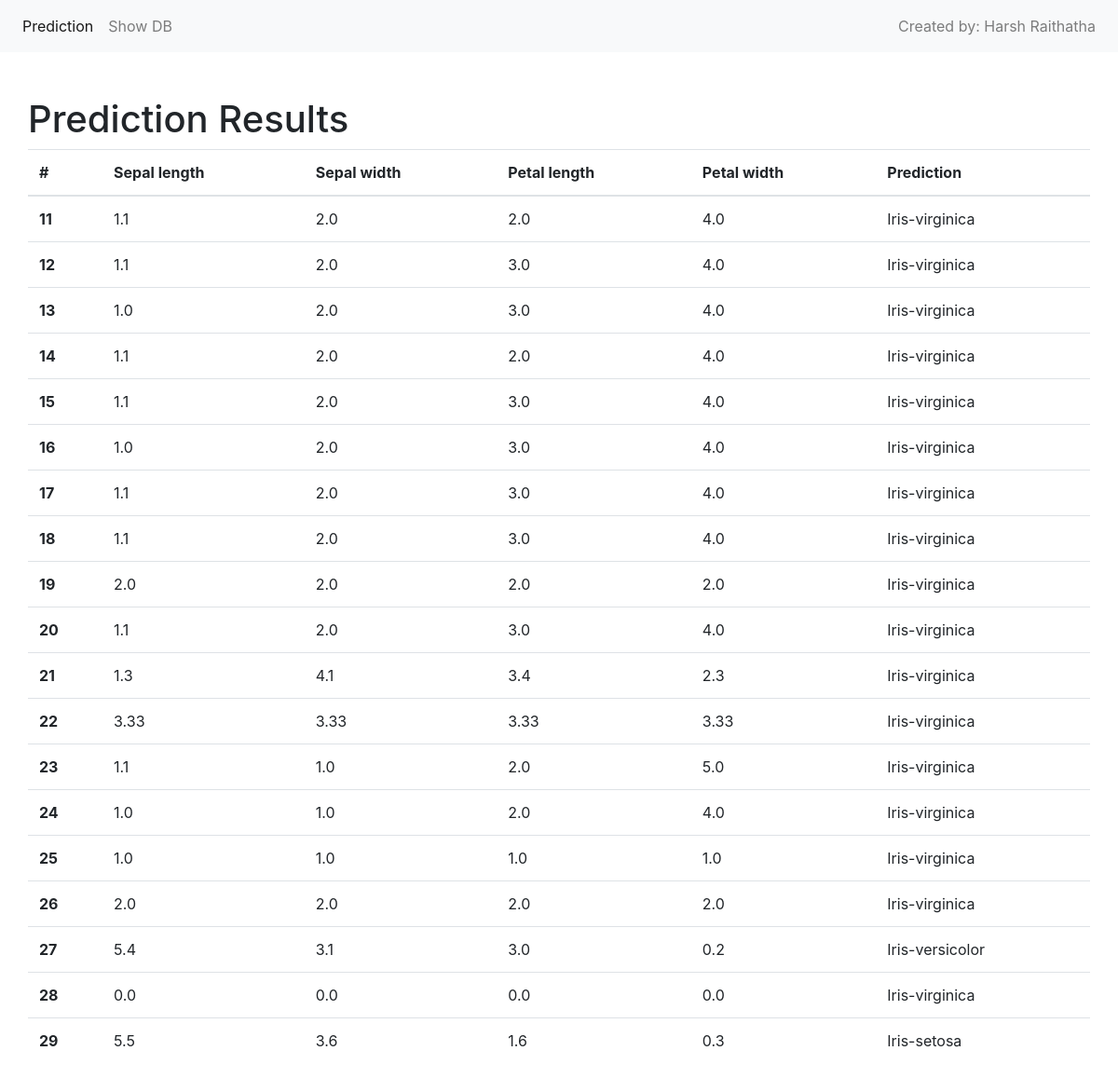
The app's page /results/ with its own data.
### predict/models.py (models this page shows, shortened)
class PredResults(models.Model):
    sepal_length = models.FloatField()
    sepal_width = models.FloatField()
    petal_length = models.FloatField()
    petal_width = models.FloatField()
    classification = models.CharField(max_length=30)

### predict/views.py (the view)
# urls.py: path('results/', views.view_results, name='results'),
def view_results(request):
    data = {"dataset": PredResults.objects.all()}
    return render(request, "results.html", data)

### templates/results.html
{% extends "base.html" %}
{% block main %}
    <div class="container pt-5">
        <div class="row">
        <h1>Prediction Results</h1>
            <table class="table">
                <thead>
                <tr>
                <th scope="col">#</th>
                <th scope="col">Sepal length</th>
                <th scope="col">Sepal width</th>
                <th scope="col">Petal length</th>
                <th scope="col">Petal width</th>
                <th scope="col">Prediction</th>
                </tr>
                </thead>
                <tbody>
                {% for data in dataset %}
                    <tr>
                    <th scope="row">{{ data.id }}</th>
                    <td>{{ data.sepal_length }}</td>
                    <td>{{ data.sepal_width }}</td>
                    <td>{{ data.petal_length }}</td>
                    <td>{{ data.petal_width }}</td>
                    <td>{{ data.classification }}</td>
                    </tr>
                {% endfor %}
                </tbody>
            </table>
        </div>
    </div>
{% endblock %}

### templates/base.html (shortened to what this page needs)
<!doctype html>
<html lang="en">
    <head>
    <link rel="stylesheet" href="https://stackpath.bootstrapcdn.com/bootstrap/4.4.1/css/bootstrap.min.css">
    </head>
    <body>
    <nav class="navbar navbar-expand-lg navbar-light bg-light">
        <div class="collapse navbar-collapse" id="navbarSupportedContent">
            <ul class="navbar-nav mr-auto">
                <li class="nav-item active">
                    <a class="nav-link" href="/">Prediction<span class="sr-only">(current)</span></a>
                </li>
                <li class="nav-item">
                    <a class="nav-link" href="/results">Show DB</a>
                </li>
            </ul>
        </div>
        <div class="topnav-right">
            <ul class="navbar-nav mr-auto">
                <li class="nav-item">
                    <a class="nav-link" href="https://www.linkedin.com/in/harsh-raithatha-2962472a/" target="_blank" rel="noopener noreferrer">Created by: Harsh Raithatha<span class="sr-only">(current)</span></a>
                </li>
            </ul>
        </div>
    </nav>
    {% block main %}
    {% endblock %}
    </body>
</html>

### records on screen
PredResults: id "11", sepal_length "1.1", sepal_width "2.0", petal_length "2.0", petal_width "4.0", classification "Iris-virginica"
PredResults: id "12", sepal_length "1.1", sepal_width "2.0", petal_length "3.0", petal_width "4.0", classification "Iris-virginica"
PredResults: id "13", sepal_length "1.0", sepal_width "2.0", petal_length "3.0", petal_width "4.0", classification "Iris-virginica"
PredResults: id "14", sepal_length "1.1", sepal_width "2.0", petal_length "2.0", petal_width "4.0", classification "Iris-virginica"
PredResults: id "15", sepal_length "1.1", sepal_width "2.0", petal_length "3.0", petal_width "4.0", classification "Iris-virginica"
PredResults: id "16", sepal_length "1.0", sepal_width "2.0", petal_length "3.0", petal_width "4.0", classification "Iris-virginica"
PredResults: id "17", sepal_length "1.1", sepal_width "2.0", petal_length "3.0", petal_width "4.0", classification "Iris-virginica"
PredResults: id "18", sepal_length "1.1", sepal_width "2.0", petal_length "3.0", petal_width "4.0", classification "Iris-virginica"
PredResults: id "19", sepal_length "2.0", sepal_width "2.0", petal_length "2.0", petal_width "2.0", classification "Iris-virginica"
PredResults: id "20", sepal_length "1.1", sepal_width "2.0", petal_length "3.0", petal_width "4.0", classification "Iris-virginica"
PredResults: id "21", sepal_length "1.3", sepal_width "4.1", petal_length "3.4", petal_width "2.3", classification "Iris-virginica"
PredResults: id "22", sepal_length "3.33", sepal_width "3.33", petal_length "3.33", petal_width "3.33", classification "Iris-virginica"
PredResults: id "23", sepal_length "1.1", sepal_width "1.0", petal_length "2.0", petal_width "5.0", classification "Iris-virginica"
PredResults: id "24", sepal_length "1.0", sepal_width "1.0", petal_length "2.0", petal_width "4.0", classification "Iris-virginica"
PredResults: id "25", sepal_length "1.0", sepal_width "1.0", petal_length "1.0", petal_width "1.0", classification "Iris-virginica"
PredResults: id "26", sepal_length "2.0", sepal_width "2.0", petal_length "2.0", petal_width "2.0", classification "Iris-virginica"
PredResults: id "27", sepal_length "5.4", sepal_width "3.1", petal_length "3.0", petal_width "0.2", classification "Iris-versicolor"
PredResults: id "28", sepal_length "0.0", sepal_width "0.0", petal_length "0.0", petal_width "0.0", classification "Iris-virginica"
PredResults: id "29", sepal_length "5.5", sepal_width "3.6", petal_length "1.6", petal_width "0.3", classification "Iris-setosa"
